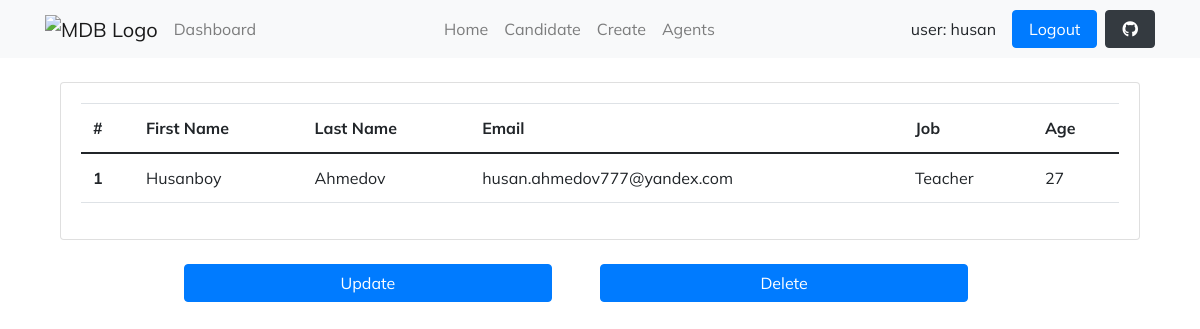
Screenshot of /1/ (signed in) with the database file from the repository.
### base_app/models.py (models this page shows, shortened)
class User(AbstractUser):
    is_organiser = models.BooleanField(default=True)
    is_agent = models.BooleanField(default=False)

class Candidate(models.Model):
    class Meta:
        verbose_name = 'Candidate'
        verbose_name_plural = 'Candidates Admittes'
    name = models.CharField(max_length=30)
    lastName = models.CharField(max_length=40)
    age = models.IntegerField(default=0)
    email = models.EmailField()
    job = models.CharField(max_length=20)
    organiser = models.ForeignKey(UserProfile, on_delete=models.CASCADE)
    agent = models.ForeignKey("Agent", null=True, blank=True, on_delete=models.SET_NULL)

### base_app/views.py (the view)
# urls.py: path('<int:pk>/', Candidate_details.as_view(), name='details'),
class Candidate_details(OrganiserAndLoginRequiredMixin, DetailView):
    template_name = 'details/candidate_details.html'
    queryset = Candidate.objects.all()
    context_object_name = 'candid'

### agents/mixins.py (called while the page is built)
    def dispatch(self, request, *args, **kwargs):
        if not request.user.is_authenticated or not request.user.is_organiser:
            return redirect('login')
        return super().dispatch(request, *args, **kwargs)

### templates/details/candidate_details.html (shortened to what this page needs)
{% extends 'layouts/base.html' %}
{% block content %}
    <main class="hm-gradient">
      <div class="container mt-4">
        <div class="card mb-4">
          <div class="card-body">
            <table class="table table-hover">
              <thead class="mdb-color darken-3">
                <tr>
                  <th>#</th>
                  <th>First Name</th>
                  <th>Last Name</th>
                  <th>Email</th>
                  <th>Job</th>
                  <th>Age</th>
                </tr>
              </thead>
              <tbody>
                <tr>
                  <th scope="row">{{ candid.id }}</th>
                  <td>{{ candid.name }}</td>
                  <td>{{ candid.lastName }}</td>
                  <td>{{ candid.email }}</td>
                  <td>{{ candid.job }}</td>
                  <td>{{ candid.age }}</td>
                </tr>
              </tbody>
            </table>
          </div>
        </div>
      </div>
      <div class="d-flex justify-content-between w-75 mx-auto">
        <a class="btn btn-primary w-50" href="{% url 'candidate:update' candid.pk %}">Update</a>
        <a class="btn btn-primary w-50 mx-5" href="{% url 'candidate:delete' candid.pk %}">Delete</a>
      </div>
    </main>
{% endblock content %}

### templates/layouts/base.html (shortened to what this page needs)
{% load static %}
<!DOCTYPE html>
<html lang="en">
  <head>
    <link
      rel="stylesheet"
      href="https://stackpath.bootstrapcdn.com/font-awesome/4.7.0/css/font-awesome.min.css"
    />
    <link rel="stylesheet" href="https://cdnjs.cloudflare.com/ajax/libs/font-awesome/6.1.1/css/all.min.css" />
    <link href="https://cdn.jsdelivr.net/npm/bootstrap@5.0.2/dist/css/bootstrap.min.css" rel="stylesheet">
    <link rel="stylesheet" href="https://cdnjs.cloudflare.com/ajax/libs/twitter-bootstrap/4.3.1/css/bootstrap.min.css">
    <link rel="stylesheet" href="https://code.jquery.com/jquery-3.3.1.slim.min.js">
    <link rel="stylesheet" href="https://cdnjs.cloudflare.com/ajax/libs/twitter-bootstrap/4.3.1/js/bootstrap.bundle.min.js">
    <link rel="stylesheet" href="https://stackpath.bootstrapcdn.com/font-awesome/4.7.0/css/font-awesome.min.css">
  </head>
  <body style="font-family: 'Mulish', sans-serif;">
    {% include 'layouts/navbar.html' %}
    <div class="container">
      {% block content %}
      {% endblock content %}
    </div>
    {% include 'layouts/footer.html' %}
  </body>
</html>

### templates/layouts/navbar.html (shortened to what this page needs)
<nav class="navbar navbar-expand-lg navbar-light bg-light navlar">
    <div class="container">
      <a class="navbar-brand me-2" href="https://mdbgo.com/">
        <img
          src="https://mdbcdn.b-cdn.net/img/logo/mdb-transaprent-noshadows.webp"
          height="16"
          alt="MDB Logo"
          loading="lazy"
          style="margin-top: -1px;"
        />
      </a>
      <div class="collapse navbar-collapse" id="navbarButtonsExample">
        <ul class="navbar-nav me-auto mb-2 mb-lg-0">
          <li class="nav-item">
            <a class="nav-link" href="/">Dashboard</a>
          </li>
        </ul>
        <ul class="navbar-nav me-auto mb-2 mb-lg-0">
          <li class="nav-item">
            <a class="nav-link" href="{% url 'home' %}">Home</a>
          </li>
          <li class="nav-item">
            <a class="nav-link" href="{% url 'candidate:candidate' %}">Candidate</a>
          </li>
          {% if request.user.is_organiser %}
          <li class="nav-item">
            <a class="nav-link" href="{% url 'candidate:create' %}">Create</a>
          </li>
          <li class="nav-item">
            <a class="nav-link" href="{% url 'agents:agent-list' %}">Agents</a>
          </li>
          {% endif %}
        </ul>
        <div class="d-flex align-items-center">
          {% if request.user.is_authenticated %}
          <div class="mx-3"> user: {{ request.user.username }}</div>
          <a href="/logout/" class="btn btn-primary px-3 me-2">
            Logout
          </a>
          {% else %}
          <a href="/login/" class="btn btn-primary px-3 me-2">
            Login
          </a>
          {% endif %}
          <a
            class="btn btn-dark px-3"
            href="https://github.com/mdbootstrap/mdb-ui-kit"
            role="button"
            ><i class="fab fa-github"></i
          ></a>
        </div>
      </div>
    </div>
  </nav>

### templates/layouts/footer.html
{% load static %}
<link rel="stylesheet" href="{% static 'css/footer.css' %}">
<link rel="stylesheet" href="https://cdnjs.cloudflare.com/ajax/libs/twitter-bootstrap/4.1.3/css/bootstrap.min.css">
<link rel="stylesheet" href="https://cdnjs.cloudflare.com/ajax/libs/ionicons/2.0.1/css/ionicons.min.css">

### rows the page displays
User: user.username "husan"
Candidate: id "1", name "Husanboy", lastName "Ahmedov", email "husan.ahmedov777@yandex.com", job "Teacher", age "27"
